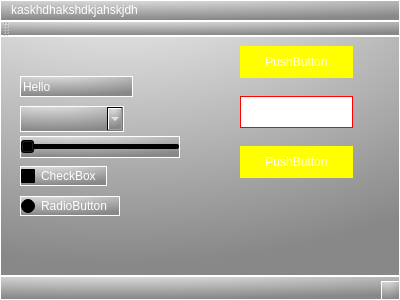
<?xml version="1.0" encoding="UTF-8"?>
<ui version="4.0">
 <class>MainWindow</class>
 <widget class="QMainWindow" name="MainWindow">
  <property name="geometry">
   <rect>
    <x>0</x>
    <y>0</y>
    <width>400</width>
    <height>300</height>
   </rect>
  </property>
  <property name="windowTitle">
   <string>MainWindow</string>
  </property>
  <property name="styleSheet">
   <string notr="true">QPushButton{
border: 0px;
padding: 0 8px;
background: yellow;
}

QPushButton#pushButton_2{
border: 1px solid red;
padding: 0 8px;
background: white;
}

* {
	background: qradialgradient(cx: 0.3, cy: -0.4, fx: 0.3, fy: -0.4, radius:1.35, stop: 0 #fff, stop: 1 #888);
	color: rgb(255, 255, 255);
	border: 1px solid #ffffff;

}</string>
  </property>
  <widget class="QWidget" name="centralWidget">
   <widget class="QPushButton" name="pushButton">
    <property name="geometry">
     <rect>
      <x>240</x>
      <y>10</y>
      <width>113</width>
      <height>32</height>
     </rect>
    </property>
    <property name="text">
     <string>PushButton</string>
    </property>
   </widget>
   <widget class="QLineEdit" name="lineEdit">
    <property name="geometry">
     <rect>
      <x>20</x>
      <y>40</y>
      <width>113</width>
      <height>21</height>
     </rect>
    </property>
    <property name="text">
     <string>Hello</string>
    </property>
   </widget>
   <widget class="QComboBox" name="comboBox">
    <property name="geometry">
     <rect>
      <x>20</x>
      <y>70</y>
      <width>104</width>
      <height>26</height>
     </rect>
    </property>
   </widget>
   <widget class="QSlider" name="horizontalSlider">
    <property name="geometry">
     <rect>
      <x>20</x>
      <y>100</y>
      <width>160</width>
      <height>22</height>
     </rect>
    </property>
    <property name="orientation">
     <enum>Qt::Horizontal</enum>
    </property>
   </widget>
   <widget class="QRadioButton" name="radioButton">
    <property name="geometry">
     <rect>
      <x>20</x>
      <y>160</y>
      <width>100</width>
      <height>20</height>
     </rect>
    </property>
    <property name="text">
     <string>RadioButton</string>
    </property>
   </widget>
   <widget class="QCheckBox" name="checkBox">
    <property name="geometry">
     <rect>
      <x>20</x>
      <y>130</y>
      <width>87</width>
      <height>20</height>
     </rect>
    </property>
    <property name="text">
     <string>CheckBox</string>
    </property>
   </widget>
   <widget class="QPushButton" name="pushButton_2">
    <property name="geometry">
     <rect>
      <x>240</x>
      <y>60</y>
      <width>113</width>
      <height>32</height>
     </rect>
    </property>
    <property name="text">
     <string>PushButton</string>
    </property>
   </widget>
   <widget class="QPushButton" name="pushButton_3">
    <property name="geometry">
     <rect>
      <x>240</x>
      <y>110</y>
      <width>113</width>
      <height>32</height>
     </rect>
    </property>
    <property name="text">
     <string>PushButton</string>
    </property>
   </widget>
  </widget>
  <widget class="QMenuBar" name="menuBar">
   <property name="geometry">
    <rect>
     <x>0</x>
     <y>0</y>
     <width>400</width>
     <height>24</height>
    </rect>
   </property>
   <widget class="QMenu" name="menuKaskhdhakshdkjahskjdh">
    <property name="title">
     <string>kaskhdhakshdkjahskjdh</string>
    </property>
   </widget>
   <addaction name="menuKaskhdhakshdkjahskjdh"/>
  </widget>
  <widget class="QToolBar" name="mainToolBar">
   <attribute name="toolBarArea">
    <enum>TopToolBarArea</enum>
   </attribute>
   <attribute name="toolBarBreak">
    <bool>false</bool>
   </attribute>
  </widget>
  <widget class="QStatusBar" name="statusBar"/>
 </widget>
 <layoutdefault spacing="6" margin="11"/>
 <resources/>
 <connections/>
</ui>
